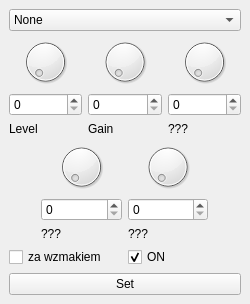
<?xml version="1.0" encoding="UTF-8"?>
<ui version="4.0">
 <class>Effect</class>
 <widget class="QMainWindow" name="Effect">
  <property name="geometry">
   <rect>
    <x>0</x>
    <y>0</y>
    <width>250</width>
    <height>300</height>
   </rect>
  </property>
  <property name="windowTitle">
   <string>Effect</string>
  </property>
  <widget class="QWidget" name="centralwidget">
   <layout class="QVBoxLayout" name="verticalLayout_6">
    <item>
     <widget class="QComboBox" name="comboBox">
      <item>
       <property name="text">
        <string>None</string>
       </property>
      </item>
      <item>
       <property name="text">
        <string>Compressor</string>
       </property>
      </item>
      <item>
       <property name="text">
        <string>Overdrive</string>
       </property>
      </item>
     </widget>
    </item>
    <item>
     <layout class="QHBoxLayout" name="horizontalLayout_2">
      <item>
       <layout class="QVBoxLayout" name="verticalLayout">
        <item>
         <widget class="QDial" name="dial">
          <property name="maximum">
           <number>255</number>
          </property>
         </widget>
        </item>
        <item>
         <widget class="QSpinBox" name="spinBox">
          <property name="maximum">
           <number>255</number>
          </property>
         </widget>
        </item>
        <item>
         <widget class="QLabel" name="label">
          <property name="text">
           <string>Level</string>
          </property>
         </widget>
        </item>
       </layout>
      </item>
      <item>
       <layout class="QVBoxLayout" name="verticalLayout_2">
        <item>
         <widget class="QDial" name="dial_2">
          <property name="maximum">
           <number>255</number>
          </property>
         </widget>
        </item>
        <item>
         <widget class="QSpinBox" name="spinBox_2">
          <property name="maximum">
           <number>255</number>
          </property>
         </widget>
        </item>
        <item>
         <widget class="QLabel" name="label_2">
          <property name="text">
           <string>Gain</string>
          </property>
         </widget>
        </item>
       </layout>
      </item>
      <item>
       <layout class="QVBoxLayout" name="verticalLayout_3">
        <item>
         <widget class="QDial" name="dial_3">
          <property name="maximum">
           <number>255</number>
          </property>
         </widget>
        </item>
        <item>
         <widget class="QSpinBox" name="spinBox_3">
          <property name="maximum">
           <number>255</number>
          </property>
         </widget>
        </item>
        <item>
         <widget class="QLabel" name="label_3">
          <property name="text">
           <string>???</string>
          </property>
         </widget>
        </item>
       </layout>
      </item>
     </layout>
    </item>
    <item>
     <layout class="QHBoxLayout" name="horizontalLayout">
      <item>
       <spacer name="horizontalSpacer">
        <property name="orientation">
         <enum>Qt::Horizontal</enum>
        </property>
        <property name="sizeHint" stdset="0">
         <size>
          <width>52</width>
          <height>20</height>
         </size>
        </property>
       </spacer>
      </item>
      <item>
       <layout class="QVBoxLayout" name="verticalLayout_4">
        <item>
         <widget class="QDial" name="dial_4">
          <property name="maximum">
           <number>255</number>
          </property>
         </widget>
        </item>
        <item>
         <widget class="QSpinBox" name="spinBox_4">
          <property name="maximum">
           <number>255</number>
          </property>
         </widget>
        </item>
        <item>
         <widget class="QLabel" name="label_4">
          <property name="text">
           <string>???</string>
          </property>
         </widget>
        </item>
       </layout>
      </item>
      <item>
       <layout class="QVBoxLayout" name="verticalLayout_5">
        <item>
         <widget class="QDial" name="dial_5">
          <property name="maximum">
           <number>255</number>
          </property>
         </widget>
        </item>
        <item>
         <widget class="QSpinBox" name="spinBox_5">
          <property name="maximum">
           <number>255</number>
          </property>
         </widget>
        </item>
        <item>
         <widget class="QLabel" name="label_5">
          <property name="text">
           <string>???</string>
          </property>
         </widget>
        </item>
       </layout>
      </item>
      <item>
       <spacer name="horizontalSpacer_2">
        <property name="orientation">
         <enum>Qt::Horizontal</enum>
        </property>
        <property name="sizeHint" stdset="0">
         <size>
          <width>52</width>
          <height>20</height>
         </size>
        </property>
       </spacer>
      </item>
     </layout>
    </item>
    <item>
     <layout class="QHBoxLayout" name="horizontalLayout_3">
      <item>
       <widget class="QCheckBox" name="checkBox">
        <property name="text">
         <string>za wzmakiem</string>
        </property>
       </widget>
      </item>
      <item>
       <widget class="QCheckBox" name="checkBox_2">
        <property name="text">
         <string>ON</string>
        </property>
        <property name="checked">
         <bool>true</bool>
        </property>
       </widget>
      </item>
     </layout>
    </item>
    <item>
     <widget class="QPushButton" name="setButton">
      <property name="text">
       <string>Set</string>
      </property>
     </widget>
    </item>
   </layout>
  </widget>
 </widget>
 <tabstops>
  <tabstop>comboBox</tabstop>
  <tabstop>dial</tabstop>
  <tabstop>spinBox</tabstop>
  <tabstop>dial_2</tabstop>
  <tabstop>spinBox_2</tabstop>
  <tabstop>dial_3</tabstop>
  <tabstop>spinBox_3</tabstop>
  <tabstop>dial_4</tabstop>
  <tabstop>spinBox_4</tabstop>
  <tabstop>dial_5</tabstop>
  <tabstop>spinBox_5</tabstop>
  <tabstop>checkBox</tabstop>
  <tabstop>setButton</tabstop>
 </tabstops>
 <resources/>
 <connections>
  <connection>
   <sender>dial</sender>
   <signal>valueChanged(int)</signal>
   <receiver>spinBox</receiver>
   <slot>setValue(int)</slot>
   <hints>
    <hint type="sourcelabel">
     <x>73</x>
     <y>59</y>
    </hint>
    <hint type="destinationlabel">
     <x>76</x>
     <y>95</y>
    </hint>
   </hints>
  </connection>
  <connection>
   <sender>spinBox</sender>
   <signal>valueChanged(int)</signal>
   <receiver>dial</receiver>
   <slot>setValue(int)</slot>
   <hints>
    <hint type="sourcelabel">
     <x>80</x>
     <y>114</y>
    </hint>
    <hint type="destinationlabel">
     <x>80</x>
     <y>88</y>
    </hint>
   </hints>
  </connection>
  <connection>
   <sender>dial_2</sender>
   <signal>valueChanged(int)</signal>
   <receiver>spinBox_2</receiver>
   <slot>setValue(int)</slot>
   <hints>
    <hint type="sourcelabel">
     <x>162</x>
     <y>88</y>
    </hint>
    <hint type="destinationlabel">
     <x>162</x>
     <y>114</y>
    </hint>
   </hints>
  </connection>
  <connection>
   <sender>spinBox_2</sender>
   <signal>valueChanged(int)</signal>
   <receiver>dial_2</receiver>
   <slot>setValue(int)</slot>
   <hints>
    <hint type="sourcelabel">
     <x>162</x>
     <y>114</y>
    </hint>
    <hint type="destinationlabel">
     <x>162</x>
     <y>88</y>
    </hint>
   </hints>
  </connection>
  <connection>
   <sender>dial_3</sender>
   <signal>valueChanged(int)</signal>
   <receiver>spinBox_3</receiver>
   <slot>setValue(int)</slot>
   <hints>
    <hint type="sourcelabel">
     <x>243</x>
     <y>88</y>
    </hint>
    <hint type="destinationlabel">
     <x>243</x>
     <y>114</y>
    </hint>
   </hints>
  </connection>
  <connection>
   <sender>spinBox_3</sender>
   <signal>valueChanged(int)</signal>
   <receiver>dial_3</receiver>
   <slot>setValue(int)</slot>
   <hints>
    <hint type="sourcelabel">
     <x>243</x>
     <y>114</y>
    </hint>
    <hint type="destinationlabel">
     <x>243</x>
     <y>88</y>
    </hint>
   </hints>
  </connection>
  <connection>
   <sender>dial_4</sender>
   <signal>valueChanged(int)</signal>
   <receiver>spinBox_4</receiver>
   <slot>setValue(int)</slot>
   <hints>
    <hint type="sourcelabel">
     <x>121</x>
     <y>197</y>
    </hint>
    <hint type="destinationlabel">
     <x>121</x>
     <y>223</y>
    </hint>
   </hints>
  </connection>
  <connection>
   <sender>spinBox_4</sender>
   <signal>valueChanged(int)</signal>
   <receiver>dial_4</receiver>
   <slot>setValue(int)</slot>
   <hints>
    <hint type="sourcelabel">
     <x>121</x>
     <y>223</y>
    </hint>
    <hint type="destinationlabel">
     <x>121</x>
     <y>197</y>
    </hint>
   </hints>
  </connection>
  <connection>
   <sender>dial_5</sender>
   <signal>valueChanged(int)</signal>
   <receiver>spinBox_5</receiver>
   <slot>setValue(int)</slot>
   <hints>
    <hint type="sourcelabel">
     <x>207</x>
     <y>197</y>
    </hint>
    <hint type="destinationlabel">
     <x>207</x>
     <y>223</y>
    </hint>
   </hints>
  </connection>
  <connection>
   <sender>spinBox_5</sender>
   <signal>valueChanged(int)</signal>
   <receiver>dial_5</receiver>
   <slot>setValue(int)</slot>
   <hints>
    <hint type="sourcelabel">
     <x>207</x>
     <y>223</y>
    </hint>
    <hint type="destinationlabel">
     <x>207</x>
     <y>197</y>
    </hint>
   </hints>
  </connection>
 </connections>
</ui>
